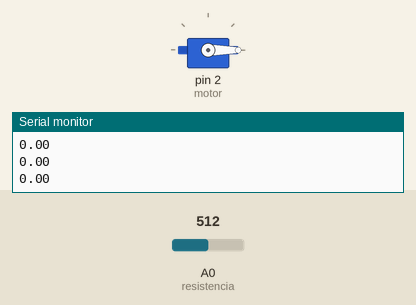
Recording of a sketch running on a simulated Arduino Uno, built with avr-gcc and run on an emulated ATmega328P. On the bench: servo, the last lines printed to the serial monitor. The inputs (shaded band) are chosen by the test bench; at power-on: A0 (resistencia) = 512.

Above: at 1.3 s.
1.4 s: A0 (resistencia) set to 716
At 2.2 s:
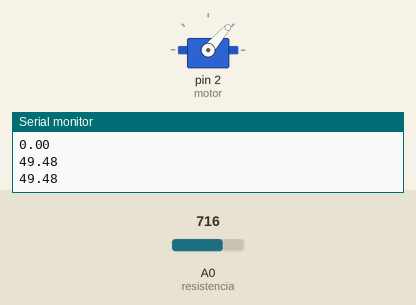
3.0 s: A0 (resistencia) set to 900
At 3.5 s:
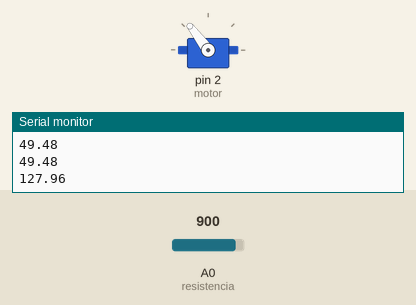
4.5 s: A0 (resistencia) set to 1023
At 5.7 s:
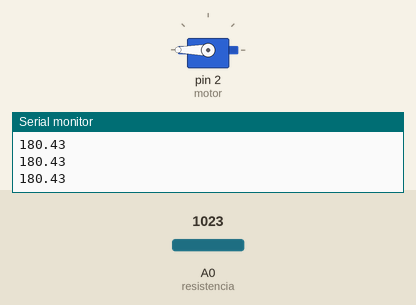
6.0 s: A0 (resistencia) set to 511
At 7.1 s:
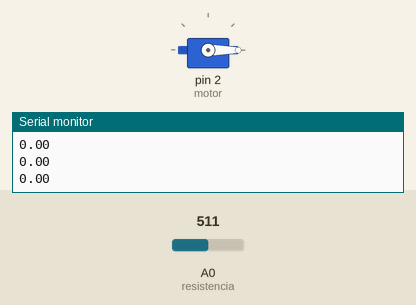
Timing chart, 0 to 8.5 s (numbered marks = the images above; inputs shaded):
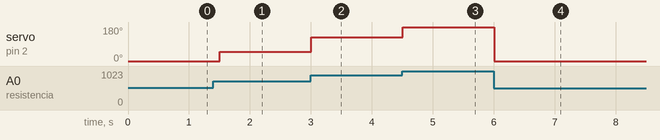

Measured:
- after the input at 1.4 s, servo on pin 2 (motor): 0° → 49° after 0.10 s
- after the input at 3.0 s, servo on pin 2 (motor): 49° → 127° at once
- after the input at 4.5 s, servo on pin 2 (motor): 127° → 180° at once
- after the input at 6.0 s, servo on pin 2 (motor): 180° → 0° at once

The sketch:

Servo_con_fotoresistencia.ino
```cpp
#include <Servo.h>
int resistencia = A0;
int data;
float cambiada;
int motor = 2;
Servo motorsito;
void setup() {
  // put your setup code here, to run once:
  Serial.begin(9600);
  motorsito.attach(motor);
  pinMode(resistencia, INPUT);
}

void loop() {
  // put your main code here, to run repeatedly:
  data = analogRead(resistencia);
  cambiada = (180. / 422.) * (data - 600.); //formula utilizada para utilizar valores entre los que se encuentre nuestro dispositivo, en este caso es de 1022 y 600
  if (cambiada < 0) cambiada = 0;
  Serial.println(cambiada);
  motorsito.write(cambiada);
  delay(500);
}
```
